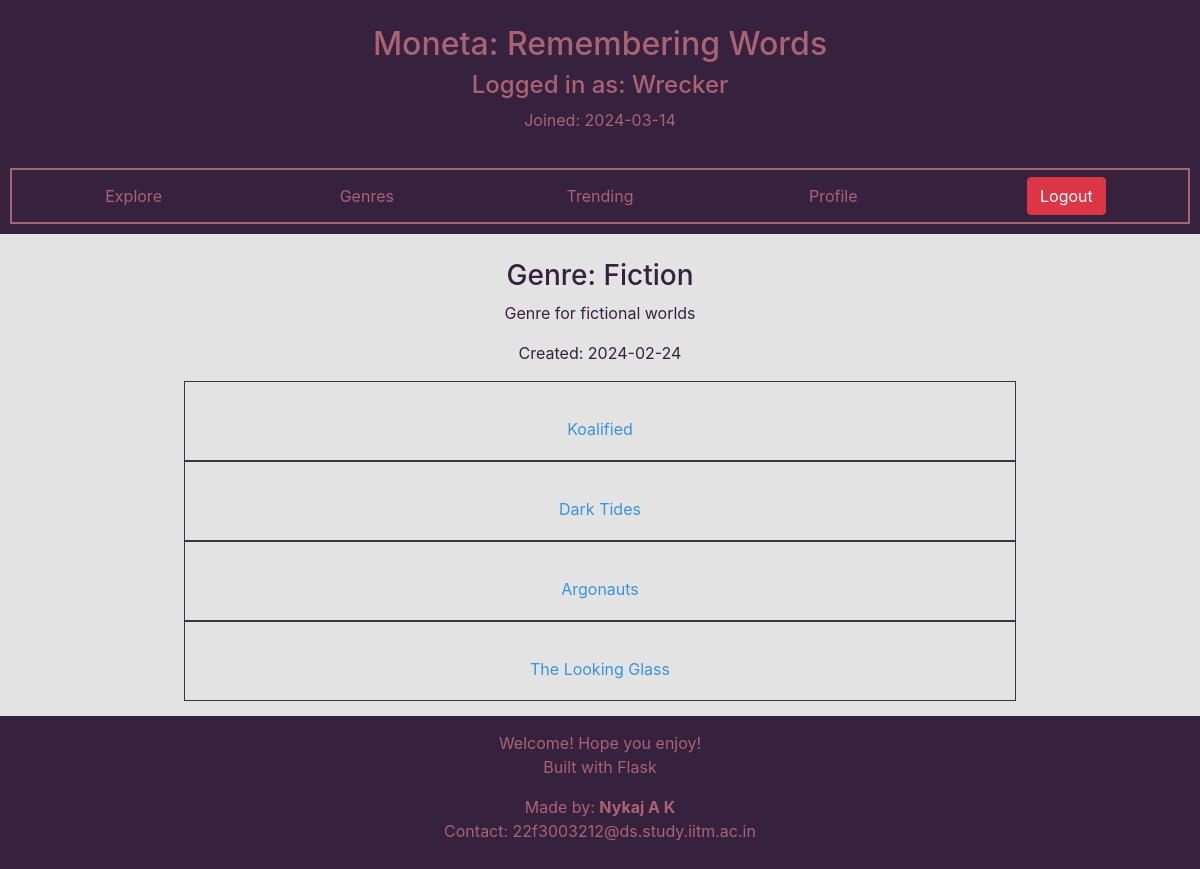
The page /sections/Fiction (signed in) on the database its author committed.
### moneta/models.py (models this page shows, shortened)
class User(db.Model,UserMixin):
    __tablename__ = "user"
    id = db.Column(db.Integer,primary_key = True)
    username = db.Column(db.String(20),nullable=False,unique=True)
    password = db.Column(db.String(60),nullable=True)
    email = db.Column(db.String(60),nullable=False,unique=True)
    doj = db.Column(db.DateTime, nullable=False, default = date.today())
    is_librarian = db.Column(db.Integer,nullable = False, default = 0)
    borrowed = db.relationship('Borrow',backref='user',lazy=True)
    returned = db.relationship('Return',backref='user',lazy=True)
    comments = db.relationship('Comment',backref = 'user', lazy=True)
    requested = db.relationship('Requested',backref = 'user', lazy=True)

class Section(db.Model):
    __tablename__ = "section"
    id = db.Column(db.Integer,primary_key = True)
    name = db.Column(db.String(40), unique = True, nullable = False)
    doc = db.Column(db.DateTime, default = date.today())
    description = db.Column(db.String(256))
    books = db.relationship('Book',secondary=category,backref = db.backref('sections',lazy='dynamic') )

class Book(db.Model):
    __tablename__ = "book"
    id = db.Column(db.Integer,primary_key = True)
    name = db.Column(db.String(80), unique = True, nullable = False)
    description = db.Column(db.Text)
    ratings = db.relationship('Rating',backref='book',lazy=True)
    comments = db.relationship('Comment',backref = 'book', lazy=True)
    borrowed = db.relationship('Borrow',backref = 'book',lazy=True)
    requested = db.relationship('Requested',backref = 'book',lazy=True)

### moneta/routes.py (the view)
@app.route("/sections/<name>")
@normal_user_required
def selected_genre(name):
    section = Section.query.filter(func.lower(Section.name) == name.lower()).scalar()
    if not section:
        return render_template('user_specific/non_existant.html')
    return render_template('user_specific/specific_section.html',genre = section)

### moneta/routes.py (called while the page is built, shortened)
@login_manager.user_loader
def load_user(user_id):
    user = User.query.filter_by(id=user_id).first()
    app.logger.info(f"User {user.username} was loaded!")
    return user

def normal_user_required(fun):
    @wraps(fun)
    def inner(*args,**kwargs):
        if not current_user.is_anonymous and not current_user.is_librarian:
            return fun(*args,**kwargs)
    return inner

### moneta/templates/user_specific/specific_section.html
{% extends "user_specific/dashboard.html" %}
{% block main_body %}
    <div class="container text-center">
        <h3 class="help-text">Genre: {{ genre.name.title() }}</h3>
        {% if genre.description %}
            <p class="help-text">{{ genre.description }}</p>
        {% else %}
            <p class="help-text">No description!</p>
        {% endif %}
        <p class="help-text">Created: {{genre.doc.__str__()[:10:]}}</p>
        {% for book in genre.books %}
            <div class="mx-auto text-center border border-dark p-1" style="width:75%">
                <br>
                <h5><a class="btn link-text" href="{{ url_for('selected_book',id = book.id) }}">{{book.name}}</a></h5>
            </div>
        {% endfor %}
    </div>
{% endblock %}

### moneta/templates/user_specific/dashboard.html
{% extends "base_templates/base.html" %}
{% block header_element %}
    <div class="container-flexible" id="header-container">
        <div class="row text-center header-container-element" id="header-container-info">
            <div class="col" id="header-container-info-content">
                <h2 class="header-info-content-text">Moneta: Remembering Words</h2>
                <h4 class="header-info-content-text">Logged in as: {{ current_user.username }} </h4>
                <p class="header-info-content-text">Joined: {{current_user.doj.__str__()[:10:]}}</p>
            </div>
        </div>
        <div class="row text-center header-container-element" id="header-container-links">
            <div class="col header-link-div"><a class="btn header-link" href="{{ url_for('search') }}">Explore</a></div>
            <div class="col header-link-div"><a class="btn header-link" href="{{ url_for('genre') }}">Genres</a></div>
            <div class="col header-link-div"><a class="btn header-link" href="{{ url_for('trending') }}">Trending</a></div>
            <div class="col header-link-div"><a class="btn header-link" href="{{ url_for('home') }}">Profile</a></div>
            <div class="col header-link-div"><a class="btn btn-danger" href="{{ url_for('logout') }}">Logout</a></div>
        </div>
    </div>
{% endblock %}

### moneta/static/custom/global_styles.css (style rules this page uses)
:root { --custom_primary: rgb(57,147,221); --custom_secondary: rgb(84,122,65); --custom_tertiary: rgb(170,99,115); --custom_accent_light: rgb(227,227,227); --custom_accent_dark: rgb(54,33,62); }
body { background-color: var(--custom_accent_light); overflow-x: hidden; min-height: 100vh; display: flex; flex-direction: column; }

### moneta/static/custom/header_styles.css (style rules this page uses)
#header-container { padding: 5px; margin-bottom: 10px; background-color: var(--custom_accent_dark); }
.header-container-element { padding: 5px; margin: 5px; margin-top: 15px; }
.header-link-div { margin: 2px; }
.header-link { color: var(--custom_tertiary); }
.header-info-content-text { color: var(--custom_tertiary); }
#header-container-links { border: 2px solid var(--custom_tertiary); }

### moneta/static/custom/content_text_styles.css (style rules this page uses)
.link-text { color: var(--custom_primary); }
.help-text { color: var(--custom_accent_dark); }

### rows shown on the page
User: username "Wrecker", doj "2024-03-14"
Section: name "Fiction", description "Genre for fictional worlds", doc "2024-02-24"
Book: name "Koalified"
Book: name "Dark Tides"
Book: name "Argonauts"
Book: name "The Looking Glass"
